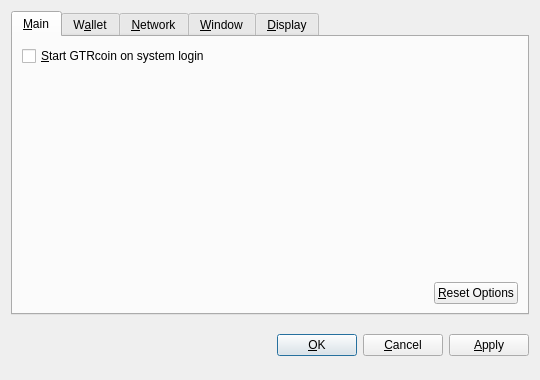
<?xml version="1.0" encoding="UTF-8"?>
<ui version="4.0">
 <class>OptionsDialog</class>
 <widget class="QDialog" name="OptionsDialog">
  <property name="geometry">
   <rect>
    <x>0</x>
    <y>0</y>
    <width>540</width>
    <height>380</height>
   </rect>
  </property>
  <property name="windowTitle">
   <string>Options</string>
  </property>
  <property name="modal">
   <bool>true</bool>
  </property>
  <layout class="QVBoxLayout" name="verticalLayout">
   <item>
    <widget class="QTabWidget" name="tabWidget">
     <property name="tabPosition">
      <enum>QTabWidget::North</enum>
     </property>
     <property name="currentIndex">
      <number>0</number>
     </property>
     <widget class="QWidget" name="tabMain">
      <attribute name="title">
       <string>&amp;Main</string>
      </attribute>
      <layout class="QVBoxLayout" name="verticalLayout_Main">
       <item>
        <widget class="QCheckBox" name="bitcoinAtStartup">
         <property name="toolTip">
          <string>Automatically start GTRcoin after logging in to the system.</string>
         </property>
         <property name="text">
          <string>&amp;Start GTRcoin on system login</string>
         </property>
        </widget>
       </item>
       <item>
        <spacer name="verticalSpacer_Main">
         <property name="orientation">
          <enum>Qt::Vertical</enum>
         </property>
         <property name="sizeHint" stdset="0">
          <size>
           <width>20</width>
           <height>40</height>
          </size>
         </property>
        </spacer>
       </item>
       <item>
        <layout class="QHBoxLayout" name="horizontalLayout_2_Main">
         <item>
          <spacer name="horizontalSpacer_2_Main">
           <property name="orientation">
            <enum>Qt::Horizontal</enum>
           </property>
           <property name="sizeHint" stdset="0">
            <size>
             <width>40</width>
             <height>20</height>
            </size>
           </property>
          </spacer>
         </item>
         <item>
          <widget class="QPushButton" name="resetButton">
           <property name="toolTip">
            <string>Reset all client options to default.</string>
           </property>
           <property name="text">
            <string>&amp;Reset Options</string>
           </property>
           <property name="autoDefault">
            <bool>false</bool>
           </property>
          </widget>
         </item>
        </layout>
       </item>
      </layout>
     </widget>
     <widget class="QWidget" name="tabWallet">
      <attribute name="title">
       <string>W&amp;allet</string>
      </attribute>
      <layout class="QVBoxLayout" name="verticalLayout_Network">
       <item>
        <widget class="QLabel" name="transactionFeeInfoLabel">
         <property name="text">
          <string>Optional transaction fee per kB that helps make sure your transactions are processed quickly. Most transactions are 1 kB.</string>
         </property>
         <property name="textFormat">
          <enum>Qt::PlainText</enum>
         </property>
         <property name="wordWrap">
          <bool>true</bool>
         </property>
        </widget>
       </item>
       <item>
        <layout class="QHBoxLayout" name="horizontalLayout_1_Main">
         <item>
          <widget class="QLabel" name="transactionFeeLabel">
           <property name="text">
            <string>Pay transaction &amp;fee</string>
           </property>
           <property name="textFormat">
            <enum>Qt::PlainText</enum>
           </property>
           <property name="buddy">
            <cstring>transactionFee</cstring>
           </property>
          </widget>
         </item>
         <item>
          <widget class="BitcoinAmountField" name="transactionFee"/>
         </item>
         <item>
          <spacer name="horizontalSpacer_1_Main">
           <property name="orientation">
            <enum>Qt::Horizontal</enum>
           </property>
           <property name="sizeHint" stdset="0">
            <size>
             <width>40</width>
             <height>20</height>
            </size>
           </property>
          </spacer>
         </item>
        </layout>
       </item>
       <item>
        <widget class="QLabel" name="label">
         <property name="text">
          <string>If you disable the spending of unconfirmed change, the change from a transaction cannot be used until that transaction has at least one confirmation. This also affects how your balance is computed.</string>
         </property>
         <property name="wordWrap">
          <bool>true</bool>
         </property>
        </widget>
       </item>
       <item>
        <widget class="QCheckBox" name="spendZeroConfChange">
         <property name="text">
          <string>Spend unconfirmed change  (experts only)</string>
         </property>
        </widget>
       </item>
       <item>
        <spacer name="verticalSpacer">
         <property name="orientation">
          <enum>Qt::Vertical</enum>
         </property>
         <property name="sizeHint" stdset="0">
          <size>
           <width>20</width>
           <height>40</height>
          </size>
         </property>
        </spacer>
       </item>
      </layout>
     </widget>
     <widget class="QWidget" name="tabNetwork">
      <attribute name="title">
       <string>&amp;Network</string>
      </attribute>
      <layout class="QVBoxLayout" name="verticalLayout_Network">
       <item>
        <widget class="QCheckBox" name="mapPortUpnp">
         <property name="toolTip">
          <string>Automatically open the GTRcoin client port on the router. This only works when your router supports UPnP and it is enabled.</string>
         </property>
         <property name="text">
          <string>Map port using &amp;UPnP</string>
         </property>
        </widget>
       </item>
       <item>
        <widget class="QCheckBox" name="connectSocks">
         <property name="toolTip">
          <string>Connect to the GTRcoin network through a SOCKS proxy (e.g. when connecting through Tor).</string>
         </property>
         <property name="text">
          <string>&amp;Connect through SOCKS proxy:</string>
         </property>
        </widget>
       </item>
       <item>
        <layout class="QHBoxLayout" name="horizontalLayout_Network">
         <item>
          <widget class="QLabel" name="proxyIpLabel">
           <property name="text">
            <string>Proxy &amp;IP:</string>
           </property>
           <property name="textFormat">
            <enum>Qt::PlainText</enum>
           </property>
           <property name="buddy">
            <cstring>proxyIp</cstring>
           </property>
          </widget>
         </item>
         <item>
          <widget class="QValidatedLineEdit" name="proxyIp">
           <property name="maximumSize">
            <size>
             <width>140</width>
             <height>16777215</height>
            </size>
           </property>
           <property name="toolTip">
            <string>IP address of the proxy (e.g. 127.0.0.1)</string>
           </property>
          </widget>
         </item>
         <item>
          <widget class="QLabel" name="proxyPortLabel">
           <property name="text">
            <string>&amp;Port:</string>
           </property>
           <property name="textFormat">
            <enum>Qt::PlainText</enum>
           </property>
           <property name="buddy">
            <cstring>proxyPort</cstring>
           </property>
          </widget>
         </item>
         <item>
          <widget class="QLineEdit" name="proxyPort">
           <property name="maximumSize">
            <size>
             <width>55</width>
             <height>16777215</height>
            </size>
           </property>
           <property name="toolTip">
            <string>Port of the proxy (e.g. 9050)</string>
           </property>
          </widget>
         </item>
         <item>
          <widget class="QLabel" name="socksVersionLabel">
           <property name="text">
            <string>SOCKS &amp;Version:</string>
           </property>
           <property name="textFormat">
            <enum>Qt::PlainText</enum>
           </property>
           <property name="buddy">
            <cstring>socksVersion</cstring>
           </property>
          </widget>
         </item>
         <item>
          <widget class="QValueComboBox" name="socksVersion">
           <property name="toolTip">
            <string>SOCKS version of the proxy (e.g. 5)</string>
           </property>
          </widget>
         </item>
         <item>
          <spacer name="horizontalSpacer_Network">
           <property name="orientation">
            <enum>Qt::Horizontal</enum>
           </property>
           <property name="sizeHint" stdset="0">
            <size>
             <width>40</width>
             <height>20</height>
            </size>
           </property>
          </spacer>
         </item>
        </layout>
       </item>
       <item>
        <spacer name="verticalSpacer_Network">
         <property name="orientation">
          <enum>Qt::Vertical</enum>
         </property>
         <property name="sizeHint" stdset="0">
          <size>
           <width>20</width>
           <height>40</height>
          </size>
         </property>
        </spacer>
       </item>
      </layout>
     </widget>
     <widget class="QWidget" name="tabWindow">
      <attribute name="title">
       <string>&amp;Window</string>
      </attribute>
      <layout class="QVBoxLayout" name="verticalLayout_Window">
       <item>
        <widget class="QCheckBox" name="minimizeToTray">
         <property name="toolTip">
          <string>Show only a tray icon after minimizing the window.</string>
         </property>
         <property name="text">
          <string>&amp;Minimize to the tray instead of the taskbar</string>
         </property>
        </widget>
       </item>
       <item>
        <widget class="QCheckBox" name="minimizeOnClose">
         <property name="toolTip">
          <string>Minimize instead of exit the application when the window is closed. When this option is enabled, the application will be closed only after selecting Quit in the menu.</string>
         </property>
         <property name="text">
          <string>M&amp;inimize on close</string>
         </property>
        </widget>
       </item>
       <item>
        <spacer name="verticalSpacer_Window">
         <property name="orientation">
          <enum>Qt::Vertical</enum>
         </property>
         <property name="sizeHint" stdset="0">
          <size>
           <width>20</width>
           <height>40</height>
          </size>
         </property>
        </spacer>
       </item>
      </layout>
     </widget>
     <widget class="QWidget" name="tabDisplay">
      <attribute name="title">
       <string>&amp;Display</string>
      </attribute>
      <layout class="QVBoxLayout" name="verticalLayout_Display">
       <item>
        <layout class="QHBoxLayout" name="horizontalLayout_1_Display">
         <item>
          <widget class="QLabel" name="langLabel">
           <property name="text">
            <string>User Interface &amp;language:</string>
           </property>
           <property name="textFormat">
            <enum>Qt::PlainText</enum>
           </property>
           <property name="buddy">
            <cstring>lang</cstring>
           </property>
          </widget>
         </item>
         <item>
          <widget class="QValueComboBox" name="lang">
           <property name="toolTip">
            <string>The user interface language can be set here. This setting will take effect after restarting GTRcoin.</string>
           </property>
          </widget>
         </item>
        </layout>
       </item>
       <item>
        <layout class="QHBoxLayout" name="horizontalLayout_2_Display">
         <item>
          <widget class="QLabel" name="unitLabel">
           <property name="text">
            <string>&amp;Unit to show amounts in:</string>
           </property>
           <property name="textFormat">
            <enum>Qt::PlainText</enum>
           </property>
           <property name="buddy">
            <cstring>unit</cstring>
           </property>
          </widget>
         </item>
         <item>
          <widget class="QValueComboBox" name="unit">
           <property name="toolTip">
            <string>Choose the default subdivision unit to show in the interface and when sending coins.</string>
           </property>
          </widget>
         </item>
        </layout>
       </item>
       <item>
        <widget class="QCheckBox" name="displayAddresses">
         <property name="toolTip">
          <string>Whether to show GTRcoin addresses in the transaction list or not.</string>
         </property>
         <property name="text">
          <string>&amp;Display addresses in transaction list</string>
         </property>
        </widget>
       </item>
       <item>
        <widget class="QCheckBox" name="coinControlFeatures">
         <property name="toolTip">
          <string>Whether to show coin control features or not.</string>
         </property>
         <property name="text">
          <string>Display coin &amp;control features (experts only!)</string>
         </property>
        </widget>
       </item>
       <item>
        <spacer name="verticalSpacer_Display">
         <property name="orientation">
          <enum>Qt::Vertical</enum>
         </property>
         <property name="sizeHint" stdset="0">
          <size>
           <width>20</width>
           <height>40</height>
          </size>
         </property>
        </spacer>
       </item>
      </layout>
     </widget>
    </widget>
   </item>
   <item>
    <layout class="QHBoxLayout" name="horizontalLayout_Buttons">
     <item>
      <spacer name="horizontalSpacer_1">
       <property name="orientation">
        <enum>Qt::Horizontal</enum>
       </property>
       <property name="sizeHint" stdset="0">
        <size>
         <width>40</width>
         <height>48</height>
        </size>
       </property>
      </spacer>
     </item>
     <item>
      <widget class="QLabel" name="statusLabel">
       <property name="font">
        <font>
         <weight>75</weight>
         <bold>true</bold>
        </font>
       </property>
       <property name="text">
        <string/>
       </property>
       <property name="textFormat">
        <enum>Qt::PlainText</enum>
       </property>
       <property name="wordWrap">
        <bool>true</bool>
       </property>
      </widget>
     </item>
     <item>
      <spacer name="horizontalSpacer_2">
       <property name="orientation">
        <enum>Qt::Horizontal</enum>
       </property>
       <property name="sizeHint" stdset="0">
        <size>
         <width>40</width>
         <height>48</height>
        </size>
       </property>
      </spacer>
     </item>
     <item>
      <widget class="QPushButton" name="okButton">
       <property name="text">
        <string>&amp;OK</string>
       </property>
      </widget>
     </item>
     <item>
      <widget class="QPushButton" name="cancelButton">
       <property name="text">
        <string>&amp;Cancel</string>
       </property>
       <property name="autoDefault">
        <bool>false</bool>
       </property>
      </widget>
     </item>
     <item>
      <widget class="QPushButton" name="applyButton">
       <property name="text">
        <string>&amp;Apply</string>
       </property>
       <property name="autoDefault">
        <bool>false</bool>
       </property>
      </widget>
     </item>
    </layout>
   </item>
  </layout>
 </widget>
 <customwidgets>
  <customwidget>
   <class>BitcoinAmountField</class>
   <extends>QSpinBox</extends>
   <header>bitcoinamountfield.h</header>
  </customwidget>
  <customwidget>
   <class>QValueComboBox</class>
   <extends>QComboBox</extends>
   <header>qvaluecombobox.h</header>
  </customwidget>
  <customwidget>
   <class>QValidatedLineEdit</class>
   <extends>QLineEdit</extends>
   <header>qvalidatedlineedit.h</header>
  </customwidget>
 </customwidgets>
 <resources/>
 <connections/>
</ui>
